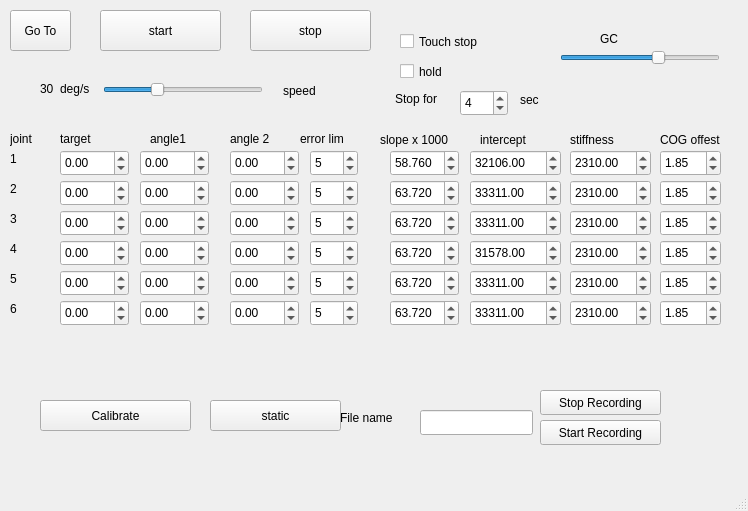
<?xml version="1.0" encoding="UTF-8"?>
<ui version="4.0">
 <class>SvayaUi</class>
 <widget class="QMainWindow" name="SvayaUi">
  <property name="geometry">
   <rect>
    <x>0</x>
    <y>0</y>
    <width>748</width>
    <height>511</height>
   </rect>
  </property>
  <property name="windowTitle">
   <string>MainWindow</string>
  </property>
  <widget class="QWidget" name="centralwidget">
   <widget class="QPushButton" name="plan">
    <property name="geometry">
     <rect>
      <x>100</x>
      <y>10</y>
      <width>121</width>
      <height>41</height>
     </rect>
    </property>
    <property name="text">
     <string>start</string>
    </property>
   </widget>
   <widget class="QPushButton" name="stop">
    <property name="geometry">
     <rect>
      <x>250</x>
      <y>10</y>
      <width>121</width>
      <height>41</height>
     </rect>
    </property>
    <property name="text">
     <string>stop</string>
    </property>
   </widget>
   <widget class="QSlider" name="speed">
    <property name="geometry">
     <rect>
      <x>103</x>
      <y>82</y>
      <width>160</width>
      <height>16</height>
     </rect>
    </property>
    <property name="minimum">
     <number>1</number>
    </property>
    <property name="maximum">
     <number>90</number>
    </property>
    <property name="value">
     <number>30</number>
    </property>
    <property name="orientation">
     <enum>Qt::Horizontal</enum>
    </property>
   </widget>
   <widget class="QLabel" name="label">
    <property name="geometry">
     <rect>
      <x>283</x>
      <y>82</y>
      <width>67</width>
      <height>17</height>
     </rect>
    </property>
    <property name="text">
     <string>speed</string>
    </property>
   </widget>
   <widget class="QLabel" name="speed_val">
    <property name="geometry">
     <rect>
      <x>40</x>
      <y>80</y>
      <width>31</width>
      <height>17</height>
     </rect>
    </property>
    <property name="text">
     <string>30</string>
    </property>
   </widget>
   <widget class="QSpinBox" name="time_duration">
    <property name="geometry">
     <rect>
      <x>460</x>
      <y>90</y>
      <width>48</width>
      <height>26</height>
     </rect>
    </property>
    <property name="minimum">
     <number>1</number>
    </property>
    <property name="maximum">
     <number>20</number>
    </property>
    <property name="value">
     <number>4</number>
    </property>
   </widget>
   <widget class="QLabel" name="label_2">
    <property name="geometry">
     <rect>
      <x>395</x>
      <y>89</y>
      <width>70</width>
      <height>20</height>
     </rect>
    </property>
    <property name="text">
     <string>Stop for</string>
    </property>
   </widget>
   <widget class="QLabel" name="label_3">
    <property name="geometry">
     <rect>
      <x>520</x>
      <y>90</y>
      <width>70</width>
      <height>20</height>
     </rect>
    </property>
    <property name="text">
     <string>sec</string>
    </property>
   </widget>
   <widget class="QLabel" name="speed_val_2">
    <property name="geometry">
     <rect>
      <x>60</x>
      <y>80</y>
      <width>51</width>
      <height>17</height>
     </rect>
    </property>
    <property name="text">
     <string>deg/s</string>
    </property>
   </widget>
   <widget class="QSpinBox" name="error_spin">
    <property name="geometry">
     <rect>
      <x>310</x>
      <y>150</y>
      <width>48</width>
      <height>26</height>
     </rect>
    </property>
    <property name="minimum">
     <number>1</number>
    </property>
    <property name="maximum">
     <number>50</number>
    </property>
    <property name="value">
     <number>5</number>
    </property>
   </widget>
   <widget class="QLabel" name="label_4">
    <property name="geometry">
     <rect>
      <x>300</x>
      <y>130</y>
      <width>67</width>
      <height>17</height>
     </rect>
    </property>
    <property name="text">
     <string>error lim</string>
    </property>
   </widget>
   <widget class="QCheckBox" name="touchStop">
    <property name="enabled">
     <bool>true</bool>
    </property>
    <property name="geometry">
     <rect>
      <x>400</x>
      <y>30</y>
      <width>112</width>
      <height>23</height>
     </rect>
    </property>
    <property name="text">
     <string>Touch stop</string>
    </property>
   </widget>
   <widget class="QPushButton" name="goToHome">
    <property name="geometry">
     <rect>
      <x>10</x>
      <y>10</y>
      <width>61</width>
      <height>41</height>
     </rect>
    </property>
    <property name="text">
     <string>Go To</string>
    </property>
   </widget>
   <widget class="QLineEdit" name="fileName">
    <property name="geometry">
     <rect>
      <x>420</x>
      <y>410</y>
      <width>113</width>
      <height>25</height>
     </rect>
    </property>
   </widget>
   <widget class="QLabel" name="label_5">
    <property name="geometry">
     <rect>
      <x>340</x>
      <y>410</y>
      <width>67</width>
      <height>16</height>
     </rect>
    </property>
    <property name="text">
     <string>File name</string>
    </property>
   </widget>
   <widget class="QPushButton" name="startRecord">
    <property name="geometry">
     <rect>
      <x>540</x>
      <y>420</y>
      <width>121</width>
      <height>25</height>
     </rect>
    </property>
    <property name="text">
     <string>Start Recording</string>
    </property>
   </widget>
   <widget class="QPushButton" name="stop_record">
    <property name="geometry">
     <rect>
      <x>540</x>
      <y>390</y>
      <width>121</width>
      <height>25</height>
     </rect>
    </property>
    <property name="text">
     <string>Stop Recording</string>
    </property>
   </widget>
   <widget class="QPushButton" name="calibrate">
    <property name="geometry">
     <rect>
      <x>40</x>
      <y>400</y>
      <width>151</width>
      <height>31</height>
     </rect>
    </property>
    <property name="text">
     <string>Calibrate</string>
    </property>
   </widget>
   <widget class="QPushButton" name="static_2">
    <property name="geometry">
     <rect>
      <x>210</x>
      <y>400</y>
      <width>131</width>
      <height>31</height>
     </rect>
    </property>
    <property name="text">
     <string>static</string>
    </property>
   </widget>
   <widget class="QCheckBox" name="gchold">
    <property name="enabled">
     <bool>true</bool>
    </property>
    <property name="geometry">
     <rect>
      <x>400</x>
      <y>60</y>
      <width>112</width>
      <height>23</height>
     </rect>
    </property>
    <property name="text">
     <string>hold</string>
    </property>
   </widget>
   <widget class="QLabel" name="label_6">
    <property name="geometry">
     <rect>
      <x>380</x>
      <y>130</y>
      <width>91</width>
      <height>20</height>
     </rect>
    </property>
    <property name="text">
     <string>slope x 1000</string>
    </property>
   </widget>
   <widget class="QLabel" name="label_7">
    <property name="geometry">
     <rect>
      <x>480</x>
      <y>130</y>
      <width>81</width>
      <height>20</height>
     </rect>
    </property>
    <property name="text">
     <string>intercept</string>
    </property>
   </widget>
   <widget class="QDoubleSpinBox" name="doubleSpinBox">
    <property name="geometry">
     <rect>
      <x>390</x>
      <y>150</y>
      <width>69</width>
      <height>26</height>
     </rect>
    </property>
    <property name="decimals">
     <number>3</number>
    </property>
    <property name="minimum">
     <double>1.000000000000000</double>
    </property>
    <property name="maximum">
     <double>100.000000000000000</double>
    </property>
    <property name="singleStep">
     <double>0.010000000000000</double>
    </property>
    <property name="value">
     <double>58.759999999999998</double>
    </property>
   </widget>
   <widget class="QDoubleSpinBox" name="doubleSpinBox_2">
    <property name="geometry">
     <rect>
      <x>470</x>
      <y>150</y>
      <width>91</width>
      <height>26</height>
     </rect>
    </property>
    <property name="minimum">
     <double>20000.000000000000000</double>
    </property>
    <property name="maximum">
     <double>34500.000000000000000</double>
    </property>
    <property name="singleStep">
     <double>4.000000000000000</double>
    </property>
    <property name="value">
     <double>32106.000000000000000</double>
    </property>
   </widget>
   <widget class="QLabel" name="label_8">
    <property name="geometry">
     <rect>
      <x>570</x>
      <y>130</y>
      <width>81</width>
      <height>20</height>
     </rect>
    </property>
    <property name="text">
     <string>stiffness</string>
    </property>
   </widget>
   <widget class="QDoubleSpinBox" name="doubleSpinBox_3">
    <property name="geometry">
     <rect>
      <x>570</x>
      <y>150</y>
      <width>81</width>
      <height>26</height>
     </rect>
    </property>
    <property name="minimum">
     <double>500.000000000000000</double>
    </property>
    <property name="maximum">
     <double>10000.000000000000000</double>
    </property>
    <property name="singleStep">
     <double>20.000000000000000</double>
    </property>
    <property name="value">
     <double>2310.000000000000000</double>
    </property>
   </widget>
   <widget class="QLabel" name="label_9">
    <property name="geometry">
     <rect>
      <x>660</x>
      <y>130</y>
      <width>81</width>
      <height>20</height>
     </rect>
    </property>
    <property name="text">
     <string>COG offest</string>
    </property>
   </widget>
   <widget class="QDoubleSpinBox" name="doubleSpinBox_4">
    <property name="geometry">
     <rect>
      <x>660</x>
      <y>150</y>
      <width>61</width>
      <height>26</height>
     </rect>
    </property>
    <property name="minimum">
     <double>-5.000000000000000</double>
    </property>
    <property name="maximum">
     <double>5.000000000000000</double>
    </property>
    <property name="singleStep">
     <double>0.010000000000000</double>
    </property>
    <property name="value">
     <double>1.850000000000000</double>
    </property>
   </widget>
   <widget class="QLabel" name="label_10">
    <property name="geometry">
     <rect>
      <x>10</x>
      <y>150</y>
      <width>41</width>
      <height>17</height>
     </rect>
    </property>
    <property name="text">
     <string>1</string>
    </property>
   </widget>
   <widget class="QDoubleSpinBox" name="doubleSpinBox_5">
    <property name="geometry">
     <rect>
      <x>140</x>
      <y>150</y>
      <width>69</width>
      <height>26</height>
     </rect>
    </property>
    <property name="minimum">
     <double>-90.000000000000000</double>
    </property>
    <property name="maximum">
     <double>90.000000000000000</double>
    </property>
    <property name="value">
     <double>0.000000000000000</double>
    </property>
   </widget>
   <widget class="QDoubleSpinBox" name="doubleSpinBox_6">
    <property name="geometry">
     <rect>
      <x>230</x>
      <y>150</y>
      <width>69</width>
      <height>26</height>
     </rect>
    </property>
    <property name="minimum">
     <double>-90.000000000000000</double>
    </property>
    <property name="maximum">
     <double>90.000000000000000</double>
    </property>
    <property name="value">
     <double>0.000000000000000</double>
    </property>
   </widget>
   <widget class="QLabel" name="label_11">
    <property name="geometry">
     <rect>
      <x>10</x>
      <y>130</y>
      <width>41</width>
      <height>17</height>
     </rect>
    </property>
    <property name="text">
     <string>joint</string>
    </property>
   </widget>
   <widget class="QLabel" name="label_12">
    <property name="geometry">
     <rect>
      <x>150</x>
      <y>130</y>
      <width>67</width>
      <height>17</height>
     </rect>
    </property>
    <property name="text">
     <string>angle1</string>
    </property>
   </widget>
   <widget class="QLabel" name="label_13">
    <property name="geometry">
     <rect>
      <x>230</x>
      <y>130</y>
      <width>67</width>
      <height>17</height>
     </rect>
    </property>
    <property name="text">
     <string>angle 2</string>
    </property>
   </widget>
   <widget class="QDoubleSpinBox" name="doubleSpinBox_7">
    <property name="geometry">
     <rect>
      <x>230</x>
      <y>180</y>
      <width>69</width>
      <height>26</height>
     </rect>
    </property>
    <property name="minimum">
     <double>-90.000000000000000</double>
    </property>
    <property name="maximum">
     <double>90.000000000000000</double>
    </property>
    <property name="value">
     <double>0.000000000000000</double>
    </property>
   </widget>
   <widget class="QDoubleSpinBox" name="doubleSpinBox_8">
    <property name="geometry">
     <rect>
      <x>570</x>
      <y>180</y>
      <width>81</width>
      <height>26</height>
     </rect>
    </property>
    <property name="minimum">
     <double>500.000000000000000</double>
    </property>
    <property name="maximum">
     <double>10000.000000000000000</double>
    </property>
    <property name="singleStep">
     <double>20.000000000000000</double>
    </property>
    <property name="value">
     <double>2310.000000000000000</double>
    </property>
   </widget>
   <widget class="QDoubleSpinBox" name="doubleSpinBox_9">
    <property name="geometry">
     <rect>
      <x>470</x>
      <y>180</y>
      <width>91</width>
      <height>26</height>
     </rect>
    </property>
    <property name="minimum">
     <double>28000.000000000000000</double>
    </property>
    <property name="maximum">
     <double>34500.000000000000000</double>
    </property>
    <property name="singleStep">
     <double>4.000000000000000</double>
    </property>
    <property name="value">
     <double>33311.000000000000000</double>
    </property>
   </widget>
   <widget class="QDoubleSpinBox" name="doubleSpinBox_10">
    <property name="geometry">
     <rect>
      <x>660</x>
      <y>180</y>
      <width>61</width>
      <height>26</height>
     </rect>
    </property>
    <property name="minimum">
     <double>-5.000000000000000</double>
    </property>
    <property name="maximum">
     <double>5.000000000000000</double>
    </property>
    <property name="singleStep">
     <double>0.010000000000000</double>
    </property>
    <property name="value">
     <double>1.850000000000000</double>
    </property>
   </widget>
   <widget class="QDoubleSpinBox" name="doubleSpinBox_11">
    <property name="geometry">
     <rect>
      <x>140</x>
      <y>180</y>
      <width>69</width>
      <height>26</height>
     </rect>
    </property>
    <property name="minimum">
     <double>-90.000000000000000</double>
    </property>
    <property name="maximum">
     <double>90.000000000000000</double>
    </property>
    <property name="value">
     <double>0.000000000000000</double>
    </property>
   </widget>
   <widget class="QSpinBox" name="error_spin_2">
    <property name="geometry">
     <rect>
      <x>310</x>
      <y>180</y>
      <width>48</width>
      <height>26</height>
     </rect>
    </property>
    <property name="minimum">
     <number>1</number>
    </property>
    <property name="maximum">
     <number>50</number>
    </property>
    <property name="value">
     <number>5</number>
    </property>
   </widget>
   <widget class="QLabel" name="label_14">
    <property name="geometry">
     <rect>
      <x>10</x>
      <y>180</y>
      <width>41</width>
      <height>17</height>
     </rect>
    </property>
    <property name="text">
     <string>2</string>
    </property>
   </widget>
   <widget class="QDoubleSpinBox" name="doubleSpinBox_12">
    <property name="geometry">
     <rect>
      <x>390</x>
      <y>180</y>
      <width>69</width>
      <height>26</height>
     </rect>
    </property>
    <property name="decimals">
     <number>3</number>
    </property>
    <property name="minimum">
     <double>1.000000000000000</double>
    </property>
    <property name="maximum">
     <double>100.000000000000000</double>
    </property>
    <property name="singleStep">
     <double>0.010000000000000</double>
    </property>
    <property name="value">
     <double>63.719999999999999</double>
    </property>
   </widget>
   <widget class="QLabel" name="label_15">
    <property name="geometry">
     <rect>
      <x>60</x>
      <y>130</y>
      <width>67</width>
      <height>17</height>
     </rect>
    </property>
    <property name="text">
     <string>target</string>
    </property>
   </widget>
   <widget class="QDoubleSpinBox" name="doubleSpinBox_13">
    <property name="geometry">
     <rect>
      <x>60</x>
      <y>150</y>
      <width>69</width>
      <height>26</height>
     </rect>
    </property>
    <property name="minimum">
     <double>-90.000000000000000</double>
    </property>
   </widget>
   <widget class="QDoubleSpinBox" name="doubleSpinBox_14">
    <property name="geometry">
     <rect>
      <x>60</x>
      <y>180</y>
      <width>69</width>
      <height>26</height>
     </rect>
    </property>
    <property name="minimum">
     <double>-90.000000000000000</double>
    </property>
   </widget>
   <widget class="QLabel" name="label_16">
    <property name="geometry">
     <rect>
      <x>10</x>
      <y>210</y>
      <width>41</width>
      <height>17</height>
     </rect>
    </property>
    <property name="text">
     <string>3</string>
    </property>
   </widget>
   <widget class="QSpinBox" name="error_spin_3">
    <property name="geometry">
     <rect>
      <x>310</x>
      <y>210</y>
      <width>48</width>
      <height>26</height>
     </rect>
    </property>
    <property name="minimum">
     <number>1</number>
    </property>
    <property name="maximum">
     <number>50</number>
    </property>
    <property name="value">
     <number>5</number>
    </property>
   </widget>
   <widget class="QDoubleSpinBox" name="doubleSpinBox_15">
    <property name="geometry">
     <rect>
      <x>140</x>
      <y>210</y>
      <width>69</width>
      <height>26</height>
     </rect>
    </property>
    <property name="minimum">
     <double>-90.000000000000000</double>
    </property>
    <property name="maximum">
     <double>90.000000000000000</double>
    </property>
    <property name="value">
     <double>0.000000000000000</double>
    </property>
   </widget>
   <widget class="QDoubleSpinBox" name="doubleSpinBox_16">
    <property name="geometry">
     <rect>
      <x>230</x>
      <y>210</y>
      <width>69</width>
      <height>26</height>
     </rect>
    </property>
    <property name="minimum">
     <double>-90.000000000000000</double>
    </property>
    <property name="maximum">
     <double>90.000000000000000</double>
    </property>
    <property name="value">
     <double>0.000000000000000</double>
    </property>
   </widget>
   <widget class="QDoubleSpinBox" name="doubleSpinBox_17">
    <property name="geometry">
     <rect>
      <x>470</x>
      <y>210</y>
      <width>91</width>
      <height>26</height>
     </rect>
    </property>
    <property name="minimum">
     <double>28000.000000000000000</double>
    </property>
    <property name="maximum">
     <double>34500.000000000000000</double>
    </property>
    <property name="singleStep">
     <double>4.000000000000000</double>
    </property>
    <property name="value">
     <double>33311.000000000000000</double>
    </property>
   </widget>
   <widget class="QDoubleSpinBox" name="doubleSpinBox_18">
    <property name="geometry">
     <rect>
      <x>390</x>
      <y>210</y>
      <width>69</width>
      <height>26</height>
     </rect>
    </property>
    <property name="decimals">
     <number>3</number>
    </property>
    <property name="minimum">
     <double>1.000000000000000</double>
    </property>
    <property name="maximum">
     <double>100.000000000000000</double>
    </property>
    <property name="singleStep">
     <double>0.010000000000000</double>
    </property>
    <property name="value">
     <double>63.719999999999999</double>
    </property>
   </widget>
   <widget class="QDoubleSpinBox" name="doubleSpinBox_19">
    <property name="geometry">
     <rect>
      <x>60</x>
      <y>210</y>
      <width>69</width>
      <height>26</height>
     </rect>
    </property>
    <property name="minimum">
     <double>-90.000000000000000</double>
    </property>
   </widget>
   <widget class="QDoubleSpinBox" name="doubleSpinBox_20">
    <property name="geometry">
     <rect>
      <x>570</x>
      <y>210</y>
      <width>81</width>
      <height>26</height>
     </rect>
    </property>
    <property name="minimum">
     <double>500.000000000000000</double>
    </property>
    <property name="maximum">
     <double>10000.000000000000000</double>
    </property>
    <property name="singleStep">
     <double>20.000000000000000</double>
    </property>
    <property name="value">
     <double>2310.000000000000000</double>
    </property>
   </widget>
   <widget class="QDoubleSpinBox" name="doubleSpinBox_21">
    <property name="geometry">
     <rect>
      <x>660</x>
      <y>210</y>
      <width>61</width>
      <height>26</height>
     </rect>
    </property>
    <property name="minimum">
     <double>-5.000000000000000</double>
    </property>
    <property name="maximum">
     <double>5.000000000000000</double>
    </property>
    <property name="singleStep">
     <double>0.010000000000000</double>
    </property>
    <property name="value">
     <double>1.850000000000000</double>
    </property>
   </widget>
   <widget class="QLabel" name="label_17">
    <property name="geometry">
     <rect>
      <x>10</x>
      <y>270</y>
      <width>41</width>
      <height>17</height>
     </rect>
    </property>
    <property name="text">
     <string>5</string>
    </property>
   </widget>
   <widget class="QDoubleSpinBox" name="doubleSpinBox_22">
    <property name="geometry">
     <rect>
      <x>390</x>
      <y>240</y>
      <width>69</width>
      <height>26</height>
     </rect>
    </property>
    <property name="decimals">
     <number>3</number>
    </property>
    <property name="minimum">
     <double>1.000000000000000</double>
    </property>
    <property name="maximum">
     <double>100.000000000000000</double>
    </property>
    <property name="singleStep">
     <double>0.010000000000000</double>
    </property>
    <property name="value">
     <double>63.719999999999999</double>
    </property>
   </widget>
   <widget class="QDoubleSpinBox" name="doubleSpinBox_23">
    <property name="geometry">
     <rect>
      <x>140</x>
      <y>300</y>
      <width>69</width>
      <height>26</height>
     </rect>
    </property>
    <property name="minimum">
     <double>-90.000000000000000</double>
    </property>
    <property name="maximum">
     <double>90.000000000000000</double>
    </property>
    <property name="value">
     <double>0.000000000000000</double>
    </property>
   </widget>
   <widget class="QDoubleSpinBox" name="doubleSpinBox_24">
    <property name="geometry">
     <rect>
      <x>390</x>
      <y>300</y>
      <width>69</width>
      <height>26</height>
     </rect>
    </property>
    <property name="decimals">
     <number>3</number>
    </property>
    <property name="minimum">
     <double>1.000000000000000</double>
    </property>
    <property name="maximum">
     <double>100.000000000000000</double>
    </property>
    <property name="singleStep">
     <double>0.010000000000000</double>
    </property>
    <property name="value">
     <double>63.719999999999999</double>
    </property>
   </widget>
   <widget class="QDoubleSpinBox" name="doubleSpinBox_25">
    <property name="geometry">
     <rect>
      <x>230</x>
      <y>270</y>
      <width>69</width>
      <height>26</height>
     </rect>
    </property>
    <property name="minimum">
     <double>-90.000000000000000</double>
    </property>
    <property name="maximum">
     <double>90.000000000000000</double>
    </property>
    <property name="value">
     <double>0.000000000000000</double>
    </property>
   </widget>
   <widget class="QDoubleSpinBox" name="doubleSpinBox_26">
    <property name="geometry">
     <rect>
      <x>390</x>
      <y>270</y>
      <width>69</width>
      <height>26</height>
     </rect>
    </property>
    <property name="decimals">
     <number>3</number>
    </property>
    <property name="minimum">
     <double>1.000000000000000</double>
    </property>
    <property name="maximum">
     <double>100.000000000000000</double>
    </property>
    <property name="singleStep">
     <double>0.010000000000000</double>
    </property>
    <property name="value">
     <double>63.719999999999999</double>
    </property>
   </widget>
   <widget class="QLabel" name="label_18">
    <property name="geometry">
     <rect>
      <x>10</x>
      <y>240</y>
      <width>41</width>
      <height>17</height>
     </rect>
    </property>
    <property name="text">
     <string>4</string>
    </property>
   </widget>
   <widget class="QDoubleSpinBox" name="doubleSpinBox_27">
    <property name="geometry">
     <rect>
      <x>570</x>
      <y>270</y>
      <width>81</width>
      <height>26</height>
     </rect>
    </property>
    <property name="minimum">
     <double>500.000000000000000</double>
    </property>
    <property name="maximum">
     <double>10000.000000000000000</double>
    </property>
    <property name="singleStep">
     <double>20.000000000000000</double>
    </property>
    <property name="value">
     <double>2310.000000000000000</double>
    </property>
   </widget>
   <widget class="QSpinBox" name="error_spin_4">
    <property name="geometry">
     <rect>
      <x>310</x>
      <y>240</y>
      <width>48</width>
      <height>26</height>
     </rect>
    </property>
    <property name="minimum">
     <number>1</number>
    </property>
    <property name="maximum">
     <number>50</number>
    </property>
    <property name="value">
     <number>5</number>
    </property>
   </widget>
   <widget class="QDoubleSpinBox" name="doubleSpinBox_28">
    <property name="geometry">
     <rect>
      <x>470</x>
      <y>270</y>
      <width>91</width>
      <height>26</height>
     </rect>
    </property>
    <property name="minimum">
     <double>28000.000000000000000</double>
    </property>
    <property name="maximum">
     <double>34500.000000000000000</double>
    </property>
    <property name="singleStep">
     <double>4.000000000000000</double>
    </property>
    <property name="value">
     <double>33311.000000000000000</double>
    </property>
   </widget>
   <widget class="QDoubleSpinBox" name="doubleSpinBox_29">
    <property name="geometry">
     <rect>
      <x>230</x>
      <y>240</y>
      <width>69</width>
      <height>26</height>
     </rect>
    </property>
    <property name="minimum">
     <double>-90.000000000000000</double>
    </property>
    <property name="maximum">
     <double>90.000000000000000</double>
    </property>
    <property name="value">
     <double>0.000000000000000</double>
    </property>
   </widget>
   <widget class="QDoubleSpinBox" name="doubleSpinBox_30">
    <property name="geometry">
     <rect>
      <x>230</x>
      <y>300</y>
      <width>69</width>
      <height>26</height>
     </rect>
    </property>
    <property name="minimum">
     <double>-90.000000000000000</double>
    </property>
    <property name="maximum">
     <double>90.000000000000000</double>
    </property>
    <property name="value">
     <double>0.000000000000000</double>
    </property>
   </widget>
   <widget class="QDoubleSpinBox" name="doubleSpinBox_31">
    <property name="geometry">
     <rect>
      <x>570</x>
      <y>300</y>
      <width>81</width>
      <height>26</height>
     </rect>
    </property>
    <property name="minimum">
     <double>500.000000000000000</double>
    </property>
    <property name="maximum">
     <double>10000.000000000000000</double>
    </property>
    <property name="singleStep">
     <double>20.000000000000000</double>
    </property>
    <property name="value">
     <double>2310.000000000000000</double>
    </property>
   </widget>
   <widget class="QDoubleSpinBox" name="doubleSpinBox_32">
    <property name="geometry">
     <rect>
      <x>140</x>
      <y>240</y>
      <width>69</width>
      <height>26</height>
     </rect>
    </property>
    <property name="minimum">
     <double>-90.000000000000000</double>
    </property>
    <property name="maximum">
     <double>90.000000000000000</double>
    </property>
    <property name="value">
     <double>0.000000000000000</double>
    </property>
   </widget>
   <widget class="QDoubleSpinBox" name="doubleSpinBox_33">
    <property name="geometry">
     <rect>
      <x>570</x>
      <y>240</y>
      <width>81</width>
      <height>26</height>
     </rect>
    </property>
    <property name="minimum">
     <double>500.000000000000000</double>
    </property>
    <property name="maximum">
     <double>10000.000000000000000</double>
    </property>
    <property name="singleStep">
     <double>20.000000000000000</double>
    </property>
    <property name="value">
     <double>2310.000000000000000</double>
    </property>
   </widget>
   <widget class="QDoubleSpinBox" name="doubleSpinBox_34">
    <property name="geometry">
     <rect>
      <x>60</x>
      <y>270</y>
      <width>69</width>
      <height>26</height>
     </rect>
    </property>
    <property name="minimum">
     <double>-90.000000000000000</double>
    </property>
   </widget>
   <widget class="QDoubleSpinBox" name="doubleSpinBox_35">
    <property name="geometry">
     <rect>
      <x>660</x>
      <y>270</y>
      <width>61</width>
      <height>26</height>
     </rect>
    </property>
    <property name="minimum">
     <double>-5.000000000000000</double>
    </property>
    <property name="maximum">
     <double>5.000000000000000</double>
    </property>
    <property name="singleStep">
     <double>0.010000000000000</double>
    </property>
    <property name="value">
     <double>1.850000000000000</double>
    </property>
   </widget>
   <widget class="QDoubleSpinBox" name="doubleSpinBox_36">
    <property name="geometry">
     <rect>
      <x>470</x>
      <y>300</y>
      <width>91</width>
      <height>26</height>
     </rect>
    </property>
    <property name="minimum">
     <double>28000.000000000000000</double>
    </property>
    <property name="maximum">
     <double>34500.000000000000000</double>
    </property>
    <property name="singleStep">
     <double>4.000000000000000</double>
    </property>
    <property name="value">
     <double>33311.000000000000000</double>
    </property>
   </widget>
   <widget class="QSpinBox" name="error_spin_5">
    <property name="geometry">
     <rect>
      <x>310</x>
      <y>270</y>
      <width>48</width>
      <height>26</height>
     </rect>
    </property>
    <property name="minimum">
     <number>1</number>
    </property>
    <property name="maximum">
     <number>50</number>
    </property>
    <property name="value">
     <number>5</number>
    </property>
   </widget>
   <widget class="QDoubleSpinBox" name="doubleSpinBox_37">
    <property name="geometry">
     <rect>
      <x>60</x>
      <y>240</y>
      <width>69</width>
      <height>26</height>
     </rect>
    </property>
    <property name="minimum">
     <double>-90.000000000000000</double>
    </property>
   </widget>
   <widget class="QSpinBox" name="error_spin_6">
    <property name="geometry">
     <rect>
      <x>310</x>
      <y>300</y>
      <width>48</width>
      <height>26</height>
     </rect>
    </property>
    <property name="minimum">
     <number>1</number>
    </property>
    <property name="maximum">
     <number>50</number>
    </property>
    <property name="value">
     <number>5</number>
    </property>
   </widget>
   <widget class="QDoubleSpinBox" name="doubleSpinBox_38">
    <property name="geometry">
     <rect>
      <x>60</x>
      <y>300</y>
      <width>69</width>
      <height>26</height>
     </rect>
    </property>
    <property name="minimum">
     <double>-90.000000000000000</double>
    </property>
   </widget>
   <widget class="QDoubleSpinBox" name="doubleSpinBox_39">
    <property name="geometry">
     <rect>
      <x>470</x>
      <y>240</y>
      <width>91</width>
      <height>26</height>
     </rect>
    </property>
    <property name="minimum">
     <double>28000.000000000000000</double>
    </property>
    <property name="maximum">
     <double>34500.000000000000000</double>
    </property>
    <property name="singleStep">
     <double>4.000000000000000</double>
    </property>
    <property name="value">
     <double>31578.000000000000000</double>
    </property>
   </widget>
   <widget class="QDoubleSpinBox" name="doubleSpinBox_40">
    <property name="geometry">
     <rect>
      <x>660</x>
      <y>300</y>
      <width>61</width>
      <height>26</height>
     </rect>
    </property>
    <property name="minimum">
     <double>-5.000000000000000</double>
    </property>
    <property name="maximum">
     <double>5.000000000000000</double>
    </property>
    <property name="singleStep">
     <double>0.010000000000000</double>
    </property>
    <property name="value">
     <double>1.850000000000000</double>
    </property>
   </widget>
   <widget class="QDoubleSpinBox" name="doubleSpinBox_41">
    <property name="geometry">
     <rect>
      <x>140</x>
      <y>270</y>
      <width>69</width>
      <height>26</height>
     </rect>
    </property>
    <property name="minimum">
     <double>-90.000000000000000</double>
    </property>
    <property name="maximum">
     <double>90.000000000000000</double>
    </property>
    <property name="value">
     <double>0.000000000000000</double>
    </property>
   </widget>
   <widget class="QDoubleSpinBox" name="doubleSpinBox_42">
    <property name="geometry">
     <rect>
      <x>660</x>
      <y>240</y>
      <width>61</width>
      <height>26</height>
     </rect>
    </property>
    <property name="minimum">
     <double>-5.000000000000000</double>
    </property>
    <property name="maximum">
     <double>5.000000000000000</double>
    </property>
    <property name="singleStep">
     <double>0.010000000000000</double>
    </property>
    <property name="value">
     <double>1.850000000000000</double>
    </property>
   </widget>
   <widget class="QLabel" name="label_19">
    <property name="geometry">
     <rect>
      <x>10</x>
      <y>300</y>
      <width>41</width>
      <height>17</height>
     </rect>
    </property>
    <property name="text">
     <string>6</string>
    </property>
   </widget>
   <widget class="QSlider" name="horizontalSlider">
    <property name="geometry">
     <rect>
      <x>560</x>
      <y>50</y>
      <width>160</width>
      <height>16</height>
     </rect>
    </property>
    <property name="minimum">
     <number>2</number>
    </property>
    <property name="maximum">
     <number>10</number>
    </property>
    <property name="pageStep">
     <number>1</number>
    </property>
    <property name="value">
     <number>7</number>
    </property>
    <property name="orientation">
     <enum>Qt::Horizontal</enum>
    </property>
   </widget>
   <widget class="QLabel" name="label_20">
    <property name="geometry">
     <rect>
      <x>600</x>
      <y>30</y>
      <width>67</width>
      <height>17</height>
     </rect>
    </property>
    <property name="text">
     <string>GC </string>
    </property>
   </widget>
  </widget>
  <widget class="QMenuBar" name="menubar">
   <property name="geometry">
    <rect>
     <x>0</x>
     <y>0</y>
     <width>748</width>
     <height>22</height>
    </rect>
   </property>
  </widget>
  <widget class="QStatusBar" name="statusbar"/>
 </widget>
 <resources/>
 <connections/>
</ui>
